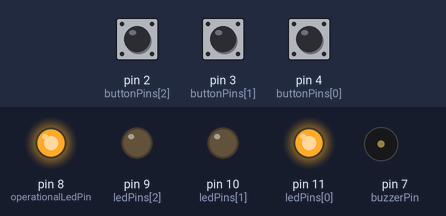
Recording of a sketch running on a simulated Arduino Uno, built with avr-gcc and run on an emulated ATmega328P. Parts: output pins drawn as LEDs (lit = HIGH), buzzer (waves = sounding). Dashed ring = blinking. The test bench sets the inputs (shaded band); at power-on: pin 2 (buttonPins[2]) HIGH, pin 3 (buttonPins[1]) HIGH, pin 4 (buttonPins[0]) HIGH.

Above: at 1.2 s.
1.3 s: pin 2 (buttonPins[2]) pulled LOW for 0.15 s
At 2.2 s:
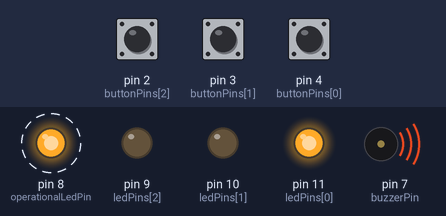
At 4.2 s:
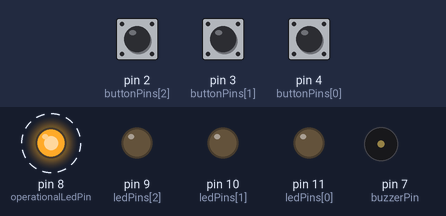
10.3 s: pin 3 (buttonPins[1]) pulled LOW for 0.15 s
At 15.8 s:
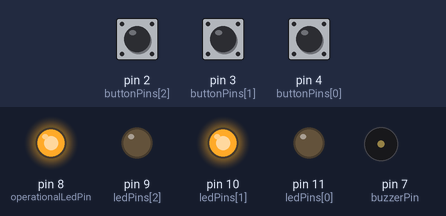
Timing chart, 0 to 17.3 s (numbered marks = the images above; inputs shaded):
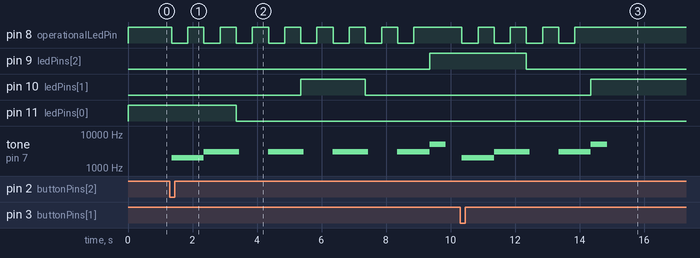

The sketch:

Homework-2.ino
```cpp
/*
  Elevator simulator wannabe

  Description:
  This assignment involves simulating a 3-floor elevator control system
  using LEDs, buttons, and a buzzer with Arduino.

  Components:
  • four LED
  • three Buttons
  • one Buzzer
  • resistors and wires as needed

  Created 30-10-2023
  Coriciuc Tudor
  Modified 06-11-2023
  Coriciuc Tudor

  https://youtu.be/1rviJSz7--0
*/

//we use an array to store the pins for each LED
//and also the states for the LEDs
const int ledPins[3] = { 11, 10, 9 };
bool ledStates[3] = { HIGH, LOW, LOW };

//we use an other array to store the pins for the buttons and their states
const int buttonPins[3] = { 4, 3, 2 };
bool buttonStates[3];

//we are using two arrays, one for storing the last state of a button
//and checking if the state of a LED changed
//and the other for reading the current state of the LEDs
bool lastButtonStates[3] = { HIGH, HIGH, HIGH };
bool stateReadings[3];

//the operational LED is used to indicate if the elevator is moving or not
//the LED will be on when the elevator is stationary
//and blinking the it is moving
const int operationalLedPin = 8;
bool operationalLedState = HIGH;
//the operational LED blinks every 0.5 seconds
const unsigned int blinkDelay = 500;
unsigned long lastBlink = 0;

//we are debounces for each button to remove the noise
unsigned long lastDebounces[3] = { 0, 0, 0 };
const unsigned int debounceDelay = 50;

//in order to simulate the travel between each level
//there is a 2s delay between one LED turning off and
//the other one turning on
//we are using millies
unsigned long currentLevelChange = 0;
const unsigned int levelChangeDelay = 2000;

//we are simulating a 3-floor elevator
const int numberOfLevels = 3;

bool movingElevator = false;

//there are 3 different sounds
//one for when the door is closing
const int closingDoorsTone = 2000;
const int closingDoorsDuration = 1000;

//one for when the elevator is moving
const int movingTone = 3000;
const int movingDuration = 100;

//and one for when it reaches its destination
const int destinationTone = 5000;
const int destinationDuration = 500;

//current level is where we are right now
//and destination level is where we want to go
int currentLevel = 0;
int destinationLevel = 0;

const int buzzerPin = 7;

const int startingFloor = 0;

void setup() {
  //we set the ledPins to output, the led states
  //and the buttons to input_pullup in order to remove the floating state
  //the button will become active LOW
  for (int level = startingFloor; level < numberOfLevels; level++) {
    pinMode(ledPins[level], OUTPUT);
    digitalWrite(ledPins[level], ledStates[level]);
    pinMode(buttonPins[level], INPUT_PULLUP);
  }

  //we set the operational LED pin to output and its state
  pinMode(operationalLedPin, OUTPUT);
  digitalWrite(operationalLedPin, operationalLedState);
}

void loop() {
  //we read the current state of the button
  for (int level = startingFloor; level < numberOfLevels; level++) {
    stateReadings[level] = digitalRead(buttonPins[level]);
  }

  //if the current state(the reading state) is different
  //from the last state of the button we are updating the lastDebounce time
  for (int level = startingFloor; level < numberOfLevels; level++) {
    if (stateReadings[level] != lastButtonStates[level])
      lastDebounces[level] = millis();
  }

  //if the time between the lastDebounce and the current time
  //is bigger than the debounceDelay we check if the current state
  //and the buttonState are the same
  //if not we update the button state to the current state
  for (int level = startingFloor; level < numberOfLevels; level++) {
    if ((millis() - lastDebounces[level]) > debounceDelay) {
      if (stateReadings[level] != buttonStates[level]) {
        buttonStates[level] = stateReadings[level];
        //if the button state is LOW, the button has been pressed
        //the button is active LOW(because we are using a pullup rezistor)
        //we update the destination level and the currentLevelChange
        //and play the door closing tone
        if (buttonStates[level] == LOW) {
          if (currentLevel == destinationLevel) {
            destinationLevel = level;
            currentLevelChange = millis();
            tone(buzzerPin, closingDoorsTone, closingDoorsDuration);
          }
        }
      }
    }
    //the last button state is updated to current state(stateReadings)
    lastButtonStates[level] = stateReadings[level];
  }

  //if the destiantion level is different from the current level
  //the elevator is moving
  if (destinationLevel != currentLevel) {
    movingElevator = true;

    //we use two if statements to check if the elevator is going up or down
    if (destinationLevel > currentLevel) {
      //if the LED on the current level is on and enough time has passed
      //between the last level change, we turn the LED off and update
      //the currentLevelChange
      if (ledStates[currentLevel] == HIGH && (millis() - currentLevelChange) > levelChangeDelay) {
        ledStates[currentLevel] = LOW;
        digitalWrite(ledPins[currentLevel], ledStates[currentLevel]);
        currentLevelChange = millis();
      }
      //if the LED on the current level is off and enough time has passed
      //between the last level change, we change the currentLevel to the upper one
      //we turn the LED on and update the currentLevelChange
      if (ledStates[currentLevel] == LOW && (millis() - currentLevelChange) > levelChangeDelay) {
        currentLevel++;
        ledStates[currentLevel] = HIGH;
        digitalWrite(ledPins[currentLevel], ledStates[currentLevel]);
        currentLevelChange = millis();
      }
    }
    //same process but he elevator is going down
    //currentLevel is decreasing
    else if (destinationLevel < currentLevel) {
      if (ledStates[currentLevel] == HIGH && (millis() - currentLevelChange) > levelChangeDelay) {
        ledStates[currentLevel] = LOW;
        digitalWrite(ledPins[currentLevel], ledStates[currentLevel]);
        currentLevelChange = millis();
      }
      if (ledStates[currentLevel] == LOW && (millis() - currentLevelChange) > levelChangeDelay) {
        currentLevel--;
        ledStates[currentLevel] = HIGH;
        digitalWrite(ledPins[currentLevel], ledStates[currentLevel]);
        currentLevelChange = millis();
      }
    }
    //if the destination level is equal to current level
    //we arrived and we play the destination tone
    if (destinationLevel == currentLevel) {
      tone(buzzerPin, destinationTone, destinationDuration);
    }
  } else {
    //if the destination level is equal to current level
    //the elevator is not moving
    movingElevator = false;
  }

  //the elevator is not moving the operational LED is turned on
  if (movingElevator == false) {
    operationalLedState = HIGH;
    digitalWrite(operationalLedPin, operationalLedState);
  } else {
    //if the time between the currentLevelChange and the current time
    //is bigger than the closingDoorsDuration we know that the door closing tone
    //is over and we can play the moving tone
    //also the buzz will not be permanenty during the movement,
    //but is intermittent
    if ((millis() - currentLevelChange) > closingDoorsDuration) {
      tone(buzzerPin, movingTone, movingDuration);
    }
    //if the LED on the current level is on and enough time has passed
    //between the last blink, we turn the LED off and update
    //the lastBlink
    if (operationalLedState == HIGH && (millis() - lastBlink) > blinkDelay) {
      operationalLedState = LOW;
      digitalWrite(operationalLedPin, operationalLedState);
      lastBlink = millis();
    }
    //if the LED on the current level is off and enough time has passed
    //between the last blink, we turn the LED on and update
    //the lastBlink
    if (operationalLedState == LOW && (millis() - lastBlink) > blinkDelay) {
      operationalLedState = HIGH;
      digitalWrite(operationalLedPin, operationalLedState);
      lastBlink = millis();
    }
  }
}
```

Measured:
- after the input at 1.3 s, pin 8 (operationalLedPin): alternates HIGH for 0.50 s and LOW for 0.50 s, 16 changes in all, then stays HIGH, starting after 0.05 s; pin 9 (ledPins[2]): LOW → HIGH after 8.1 s
- after the input at 10.3 s, pin 8 (operationalLedPin): alternates HIGH for 0.50 s and LOW for 0.50 s, 8 changes in all, then stays HIGH, starting after 0.05 s; pin 9 (ledPins[2]): HIGH → LOW after 2.1 s
